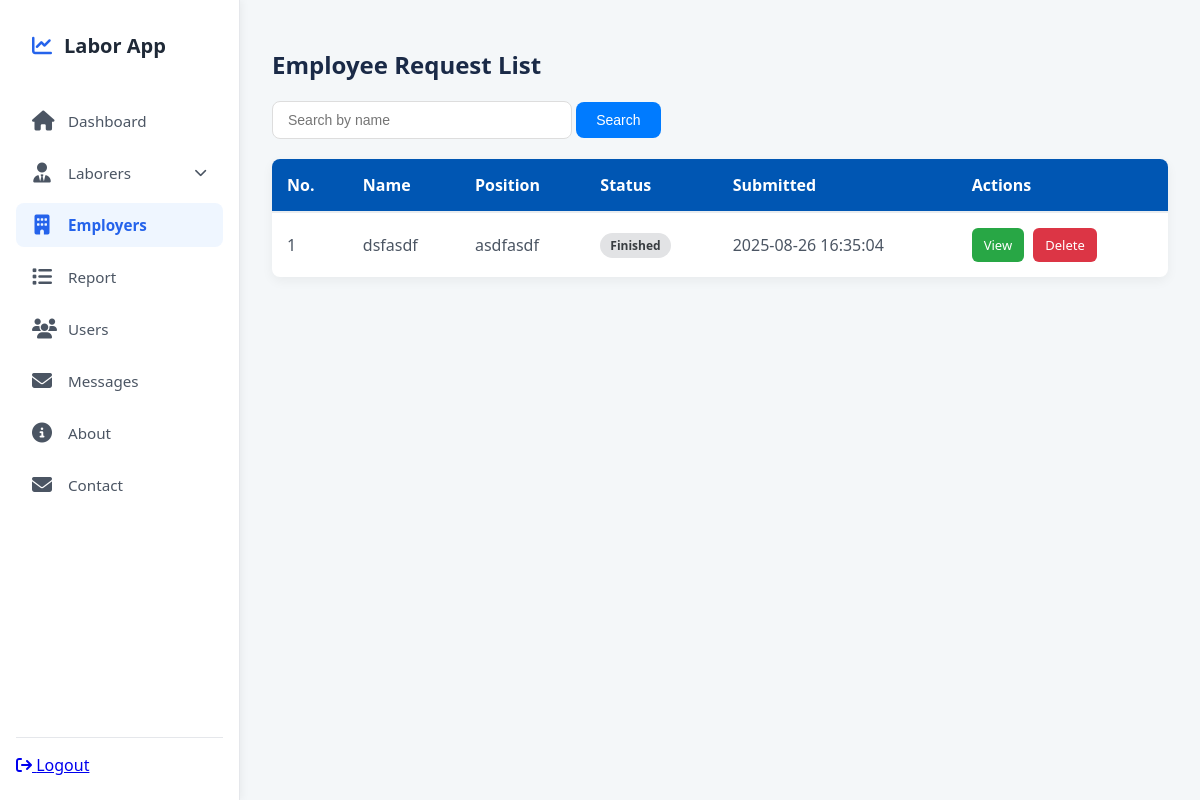
/admin?vr=employer (signed in), run on an earlier commit of the app's database.
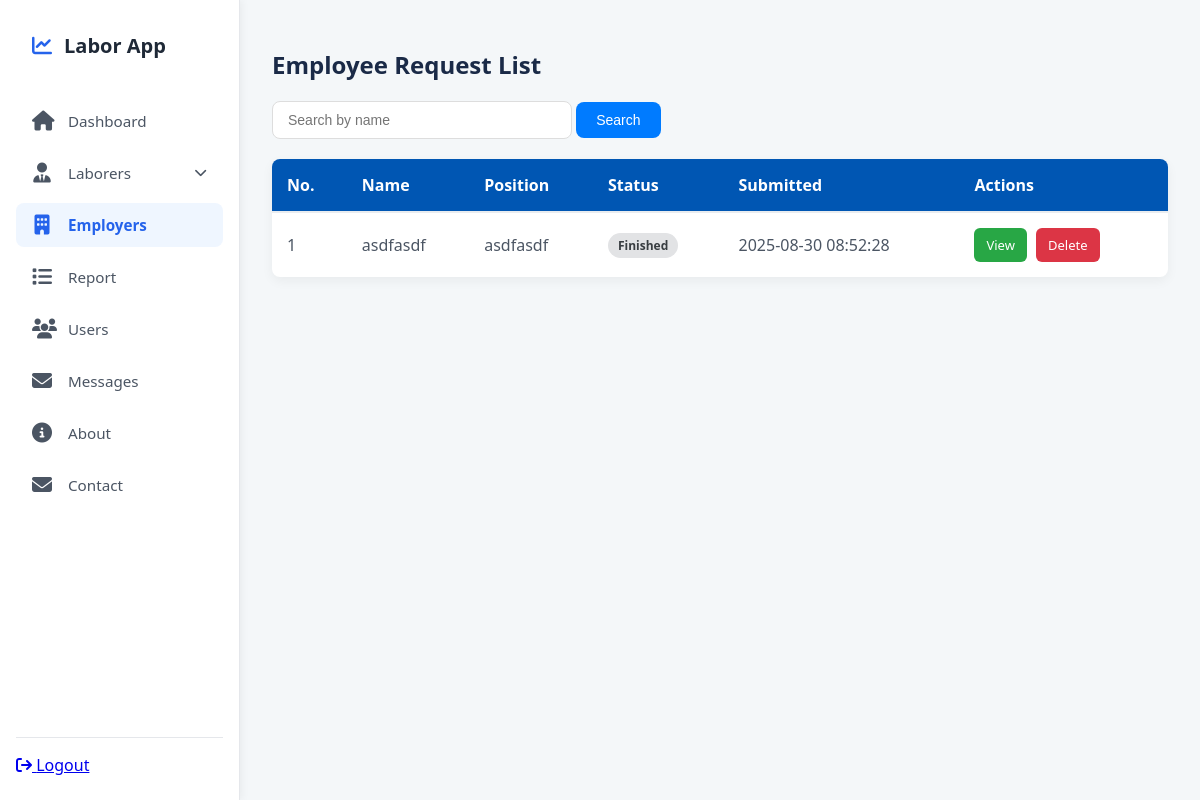
And on a later commit of the database.
### tables this page shows
CREATE TABLE `employee_req_form` (
  `id` int(11) NOT NULL,
  `user_id` int(11) NOT NULL,
  `serial_number` varchar(20) NOT NULL,
  `name` varchar(255) NOT NULL,
  `position` varchar(255) NOT NULL,
  `department_address` text DEFAULT NULL,
  `phone` varchar(20) DEFAULT NULL,
  `report_receiver_name` varchar(200) DEFAULT NULL,
  `report_receiver_position` varchar(200) NOT NULL,
  `report_receiver_address` text NOT NULL,
  `report_receiver_time` datetime NOT NULL,
  `occupation` longtext NOT NULL CHECK (json_valid(`occupation`)),
  `signature` longtext DEFAULT NULL,
  `letter_no` varchar(50) DEFAULT NULL,
  `status` enum('Pending','Department Approvel','Rejected','Finished','Confirmed') NOT NULL DEFAULT 'Pending',
  `is_resubmit` tinyint(1) NOT NULL DEFAULT 0,
  `submitted_at` timestamp NOT NULL DEFAULT current_timestamp()
);

### admin/views/employer/EmployeeReqForm.php (called while the page is built, shortened)
<?php
class EmployeeReqForm extends Connection
{
    public function readAll()
    {
        $query = parent::$connection->query("SELECT * FROM employee_req_form ORDER BY id DESC");
        return $query->fetch_all(MYSQLI_ASSOC);
    }
}

### admin/views/employer/index.php (the view, shortened to what this page needs)
<?php
require_once __DIR__ . '/EmployeeReqForm.php';
$reqModel = new EmployeeReqForm();
$requests = $reqModel->readAll();
?>
<div class="employee-request-container">
    <h1>Employee Request List</h1>
    <div class="search-form">
        <form action="" method="GET">
            <input type="text" name="s" placeholder="Search by name"
                value="<?= isset($_GET['s']) ? htmlspecialchars($_GET['s']) : '' ?>" />
            <button type="submit">Search</button>
        </form>
    </div>
    <div class="table-container">
        <table>
            <thead>
                <tr>
                    <th>No.</th>
                    <th>Name</th>
                    <th>Position</th>
                    <th>Status</th>
                    <th>Submitted</th>
                    <th>Actions</th>
                </tr>
            </thead>
            <tbody>
                <?php
                $no = 0;
                foreach ($requests as $req):
                    $no += 1;
                    ?>
                    <tr>
                        <td><?= $no ?></td>
                        <td><?= htmlspecialchars($req['name']) ?></td>
                        <td><?= htmlspecialchars($req['position']) ?></td>
                        <td class="status-cell">
                            <span class="status-badge status-<?= strtolower(str_replace(' ', '', $req['status'])) ?>">
                                <?= htmlspecialchars($req['status']) ?>
                            </span>
                        </td>
                        <td><?= htmlspecialchars($req['submitted_at']) ?></td>
                        <td class="actions">
                            <a href="?vr=employer&fid=<?= $req['id'] ?>" class="btn view-btn">View</a>
                            <a href="?vr=employer&did=<?= $req['id'] ?>"
                                class="btn delete-btn"
                                onclick="return confirm('Are you sure you want to delete this labor?')">Delete</a>
                        </td>
                    </tr>
                <?php endforeach; ?>
            </tbody>
        </table>
    </div>
</div>

What changed in the data, as far as the page shows it:
removed employee_req_form: name "dsfasdf", position "asdfasdf", status "Finished", submitted_at "2025-08-26 16:35:04"
added employee_req_form: name "asdfasdf", position "asdfasdf", status "Finished", submitted_at "2025-08-30 08:52:28"
